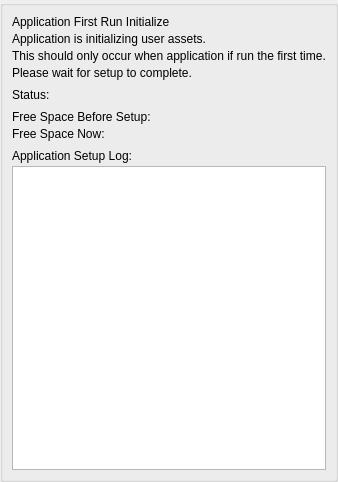
<?xml version="1.0" encoding="UTF-8"?>
<ui version="4.0">
 <class>ActivityAppSetupUi</class>
 <widget class="QDialog" name="ActivityAppSetupUi">
  <property name="geometry">
   <rect>
    <x>0</x>
    <y>0</y>
    <width>301</width>
    <height>482</height>
   </rect>
  </property>
  <property name="sizePolicy">
   <sizepolicy hsizetype="Preferred" vsizetype="Preferred">
    <horstretch>0</horstretch>
    <verstretch>0</verstretch>
   </sizepolicy>
  </property>
  <property name="minimumSize">
   <size>
    <width>0</width>
    <height>50</height>
   </size>
  </property>
  <property name="maximumSize">
   <size>
    <width>16777215</width>
    <height>16777215</height>
   </size>
  </property>
  <property name="windowTitle">
   <string>Information</string>
  </property>
  <layout class="QVBoxLayout" name="verticalLayout_2">
   <property name="spacing">
    <number>0</number>
   </property>
   <property name="leftMargin">
    <number>0</number>
   </property>
   <property name="topMargin">
    <number>0</number>
   </property>
   <property name="rightMargin">
    <number>0</number>
   </property>
   <property name="bottomMargin">
    <number>0</number>
   </property>
   <item>
    <widget class="TitleBarWidget" name="m_TitleBarWidget" native="true">
     <property name="sizePolicy">
      <sizepolicy hsizetype="Expanding" vsizetype="Preferred">
       <horstretch>0</horstretch>
       <verstretch>0</verstretch>
      </sizepolicy>
     </property>
     <property name="minimumSize">
      <size>
       <width>0</width>
       <height>0</height>
      </size>
     </property>
     <property name="maximumSize">
      <size>
       <width>16777215</width>
       <height>16777215</height>
      </size>
     </property>
    </widget>
   </item>
   <item>
    <widget class="QGroupBox" name="StyledDlgItemsBox">
     <property name="sizePolicy">
      <sizepolicy hsizetype="Expanding" vsizetype="Expanding">
       <horstretch>0</horstretch>
       <verstretch>0</verstretch>
      </sizepolicy>
     </property>
     <property name="minimumSize">
      <size>
       <width>0</width>
       <height>0</height>
      </size>
     </property>
     <property name="title">
      <string/>
     </property>
     <layout class="QVBoxLayout" name="verticalLayout">
      <property name="spacing">
       <number>3</number>
      </property>
      <item>
       <widget class="QLabel" name="label">
        <property name="text">
         <string>Application First Run Initialize</string>
        </property>
       </widget>
      </item>
      <item>
       <widget class="QLabel" name="label_2">
        <property name="text">
         <string>Application is initializing user assets.</string>
        </property>
       </widget>
      </item>
      <item>
       <widget class="QLabel" name="label_3">
        <property name="text">
         <string>This should only occur when application if run the first time.</string>
        </property>
       </widget>
      </item>
      <item>
       <widget class="QLabel" name="label_4">
        <property name="text">
         <string>Please wait for setup to complete.</string>
        </property>
       </widget>
      </item>
      <item>
       <spacer name="verticalSpacer">
        <property name="orientation">
         <enum>Qt::Vertical</enum>
        </property>
        <property name="sizeType">
         <enum>QSizePolicy::Fixed</enum>
        </property>
        <property name="sizeHint" stdset="0">
         <size>
          <width>20</width>
          <height>5</height>
         </size>
        </property>
       </spacer>
      </item>
      <item>
       <layout class="QHBoxLayout" name="horizontalLayout">
        <item>
         <widget class="QLabel" name="label_5">
          <property name="text">
           <string>Status:</string>
          </property>
         </widget>
        </item>
        <item>
         <widget class="QLabel" name="m_StatusText">
          <property name="sizePolicy">
           <sizepolicy hsizetype="Expanding" vsizetype="Preferred">
            <horstretch>0</horstretch>
            <verstretch>0</verstretch>
           </sizepolicy>
          </property>
          <property name="text">
           <string/>
          </property>
         </widget>
        </item>
       </layout>
      </item>
      <item>
       <spacer name="verticalSpacer_2">
        <property name="orientation">
         <enum>Qt::Vertical</enum>
        </property>
        <property name="sizeType">
         <enum>QSizePolicy::Fixed</enum>
        </property>
        <property name="sizeHint" stdset="0">
         <size>
          <width>20</width>
          <height>5</height>
         </size>
        </property>
       </spacer>
      </item>
      <item>
       <layout class="QHBoxLayout" name="horizontalLayout_2">
        <item>
         <widget class="QLabel" name="label_6">
          <property name="text">
           <string>Free Space Before Setup:</string>
          </property>
         </widget>
        </item>
        <item>
         <widget class="QLabel" name="m_AvailSpaceBefore">
          <property name="sizePolicy">
           <sizepolicy hsizetype="Expanding" vsizetype="Preferred">
            <horstretch>0</horstretch>
            <verstretch>0</verstretch>
           </sizepolicy>
          </property>
          <property name="text">
           <string/>
          </property>
         </widget>
        </item>
       </layout>
      </item>
      <item>
       <layout class="QHBoxLayout" name="horizontalLayout_3">
        <item>
         <widget class="QLabel" name="label_8">
          <property name="text">
           <string>Free Space Now:</string>
          </property>
         </widget>
        </item>
        <item>
         <widget class="QLabel" name="m_AvailSpaceNow">
          <property name="sizePolicy">
           <sizepolicy hsizetype="Expanding" vsizetype="Preferred">
            <horstretch>0</horstretch>
            <verstretch>0</verstretch>
           </sizepolicy>
          </property>
          <property name="text">
           <string/>
          </property>
         </widget>
        </item>
       </layout>
      </item>
      <item>
       <spacer name="verticalSpacer_3">
        <property name="orientation">
         <enum>Qt::Vertical</enum>
        </property>
        <property name="sizeType">
         <enum>QSizePolicy::Fixed</enum>
        </property>
        <property name="sizeHint" stdset="0">
         <size>
          <width>20</width>
          <height>5</height>
         </size>
        </property>
       </spacer>
      </item>
      <item>
       <widget class="QLabel" name="m_LogLabel">
        <property name="text">
         <string>Application Setup Log:</string>
        </property>
       </widget>
      </item>
      <item>
       <widget class="LogWidget" name="m_LogWidget"/>
      </item>
     </layout>
    </widget>
   </item>
   <item>
    <widget class="BottomBarWidget" name="m_BottomBarWidget" native="true">
     <property name="sizePolicy">
      <sizepolicy hsizetype="Expanding" vsizetype="Preferred">
       <horstretch>0</horstretch>
       <verstretch>0</verstretch>
      </sizepolicy>
     </property>
     <property name="minimumSize">
      <size>
       <width>30</width>
       <height>0</height>
      </size>
     </property>
     <property name="autoFillBackground">
      <bool>true</bool>
     </property>
    </widget>
   </item>
  </layout>
 </widget>
 <customwidgets>
  <customwidget>
   <class>TitleBarWidget</class>
   <extends>QWidget</extends>
   <header>TitleBarWidget.h</header>
   <container>1</container>
  </customwidget>
  <customwidget>
   <class>BottomBarWidget</class>
   <extends>QWidget</extends>
   <header location="global">BottomBarWidget.h</header>
   <container>1</container>
  </customwidget>
  <customwidget>
   <class>LogWidget</class>
   <extends>QPlainTextEdit</extends>
   <header>LogWidget.h</header>
  </customwidget>
 </customwidgets>
 <resources/>
 <connections/>
</ui>
